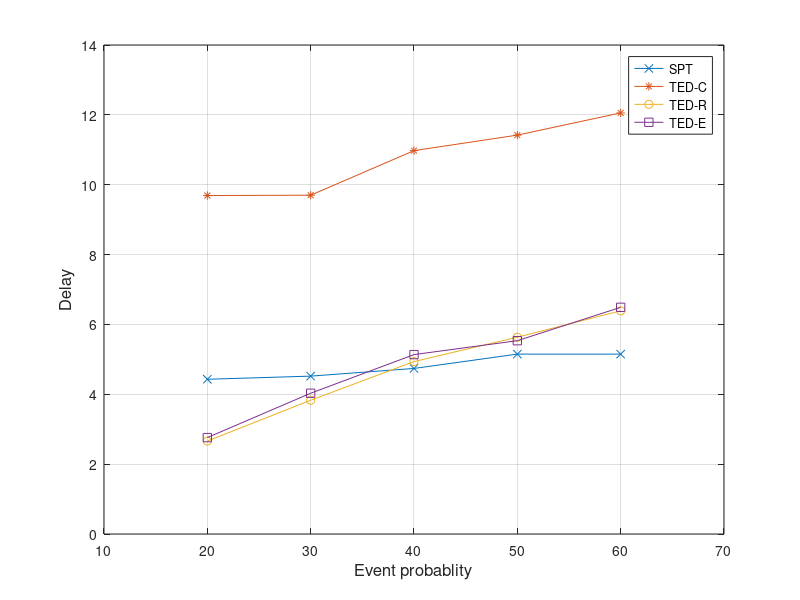

MATLAB code for this plot:
x = [20 30 40 50 60]
y = [4.43 4.52 4.74 5.15 5.15]
y1 = [9.69 9.7001875 10.97575 11.419875 12.0554375]
y2 = [2.66 3.830375 4.9365 5.6345625 6.39]
y3 = [2.76 4.030375 5.1365 5.5345625 6.49]
plot(x, y, '-x', x, y1, '-*', x, y2, '-o', x, y3, '-s')
axis([10 70 0 14])
xlabel('Event probablity', 'fontsize',12)
ylabel('Delay','fontsize',12)
legend('SPT', 'TED-C', 'TED-R', 'TED-E')
grid on
%set(h, 'Box', 'on')
